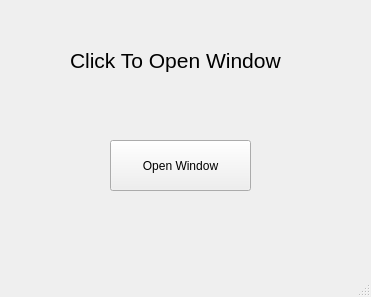
<?xml version="1.0" encoding="UTF-8"?>
<ui version="4.0">
 <class>MainWindow</class>
 <widget class="QMainWindow" name="MainWindow">
  <property name="geometry">
   <rect>
    <x>0</x>
    <y>0</y>
    <width>371</width>
    <height>297</height>
   </rect>
  </property>
  <property name="windowTitle">
   <string>MainWindow</string>
  </property>
  <widget class="QWidget" name="centralwidget">
   <widget class="QPushButton" name="btn_open">
    <property name="geometry">
     <rect>
      <x>110</x>
      <y>140</y>
      <width>141</width>
      <height>51</height>
     </rect>
    </property>
    <property name="text">
     <string>Open Window</string>
    </property>
   </widget>
   <widget class="QLabel" name="label">
    <property name="geometry">
     <rect>
      <x>70</x>
      <y>40</y>
      <width>211</width>
      <height>41</height>
     </rect>
    </property>
    <property name="font">
     <font>
      <pointsize>16</pointsize>
     </font>
    </property>
    <property name="text">
     <string>Click To Open Window</string>
    </property>
   </widget>
  </widget>
  <widget class="QStatusBar" name="statusbar"/>
 </widget>
 <resources/>
 <connections/>
</ui>
